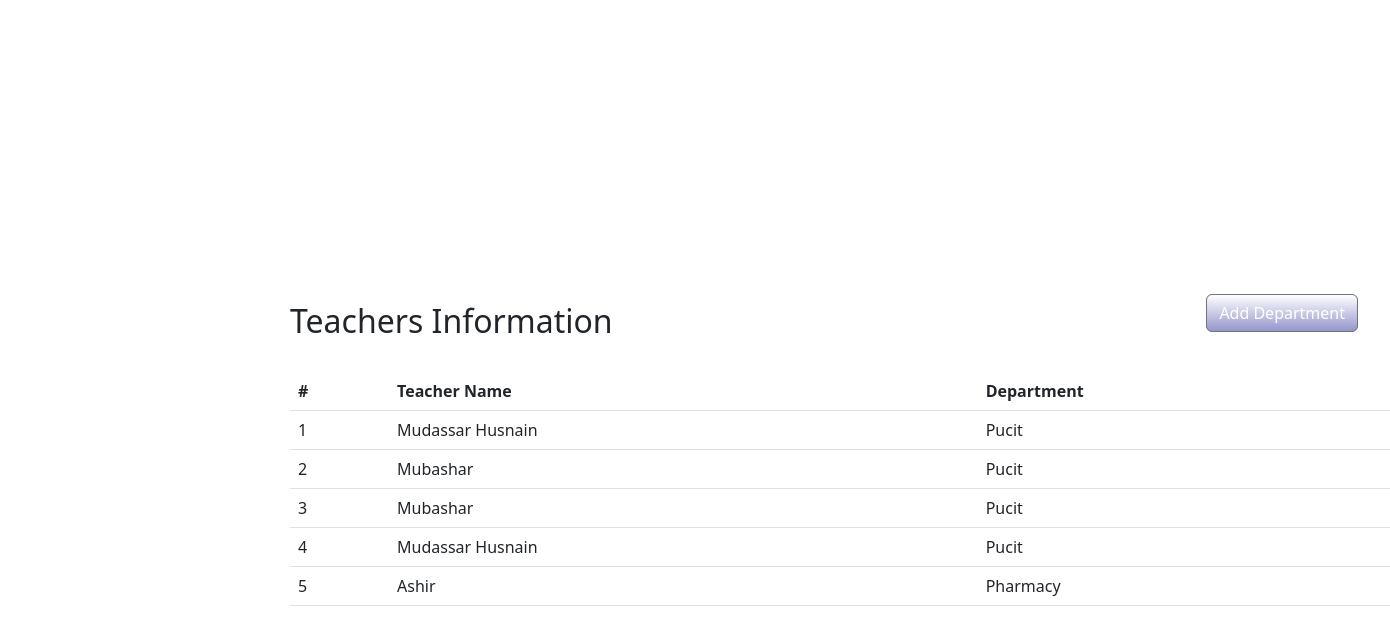
The page /teachers/ on the database as committed earlier.
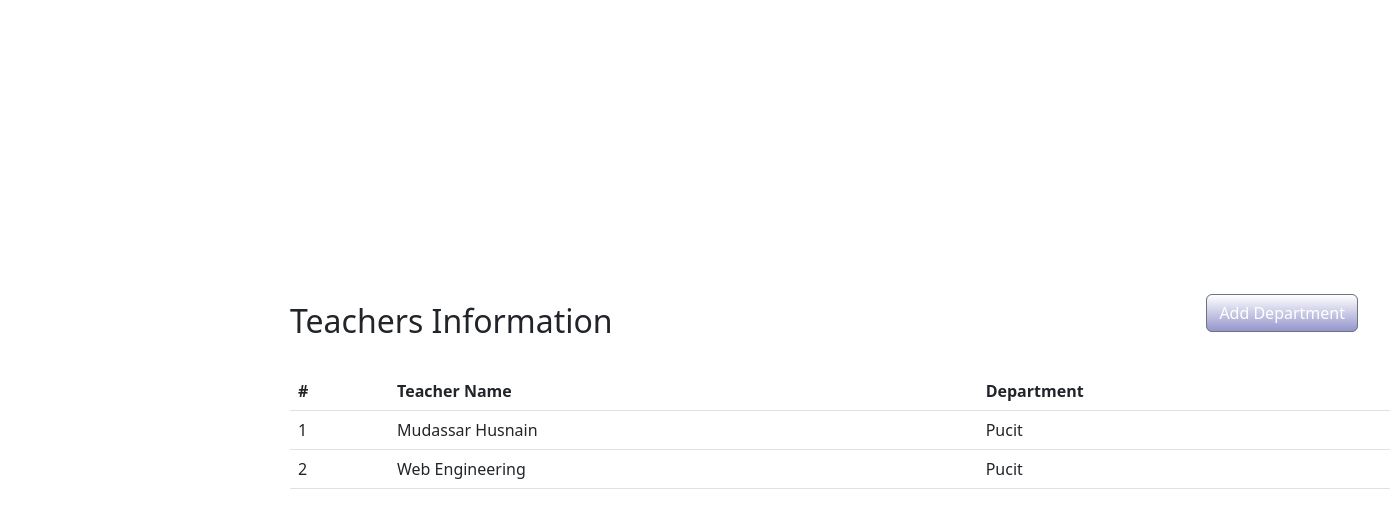
The same page on the database as committed later.
### Department/models.py (models this page shows, shortened)
class Teacher(models.Model):
    name = models.CharField(max_length=100)
    department = models.ForeignKey(Department,null=False, on_delete=models.CASCADE)

class Department(models.Model):
    name = models.CharField(max_length=100)
    def __str__(self):
        return self.name

### Department/views.py (the view)
# urls.py: path('teachers/', views.TeacherListView.as_view(), name="teachers"),
class TeacherListView(TemplateView):
    template_name = "teacher/index.html"
    def get(self,request):
        teachers = Teacher.objects.all()
        return render(request,self.template_name,{'teachers': teachers})

### Department/templates/teacher/index.html (shortened to what this page needs)
{%extends 'base.html'%}
{% block content%}
<div class="container" style="margin-top: 20%; margin-left: 20%; width: 100%">
    <div class="d-flex justify-content-between align-items-center">
      <h2 class="mt-4">Teachers Information</h2>
        <a href="{% url 'teacher' %}" class="btn btn-secondary me-lg-5 gradient-button">Add Department</a>
    </div>
    <table class="table mt-4">
      <thead>
        <tr>
          <th scope="col">#</th>
          <th scope="col">Teacher Name</th>
          <th scope="col"> Department</th>
        </tr>
      </thead>
      <tbody>
        {% for teacher in teachers %}
          <tr>
            <td scope="row">{{ forloop.counter }}</td>
            <td>{{ teacher.name }}</td>
            <td>{{ teacher.department}}
          </tr>
        {% endfor %}
      </tbody>
    </table>
  </div>
{% endblock content%}

### templates/base.html (shortened to what this page needs)
{% load static %}
<html>
  <head>
    <link rel="stylesheet" href="{% static 'style.css' %}" />
    <link rel="stylesheet" href="{% static 'course.js' %}" />
    <link
      href="https://cdn.jsdelivr.net/npm/bootstrap@5.3.0-alpha1/dist/css/bootstrap.min.css"
      rel="stylesheet"
    />
  </head>
  <body>
     {% block content %} {% endblock %}
  </body>
</html>

### static/style.css (style rules this page uses)
.gradient-button { background: linear-gradient(to bottom,white,rgb(149, 149, 204)); color: white; padding: 10px 20px; border: none; border-radius: 5px; cursor: pointer; }

Rows that differ between the two databases and show on the page:
removed Teacher: name "Mubashar", department "Pucit"
removed Teacher: name "Mubashar", department "Pucit"
removed Teacher: name "Mudassar Husnain", department "Pucit"
removed Teacher: name "Ashir", department "Pharmacy"
added Teacher: name "Web Engineering", department "Pucit"
